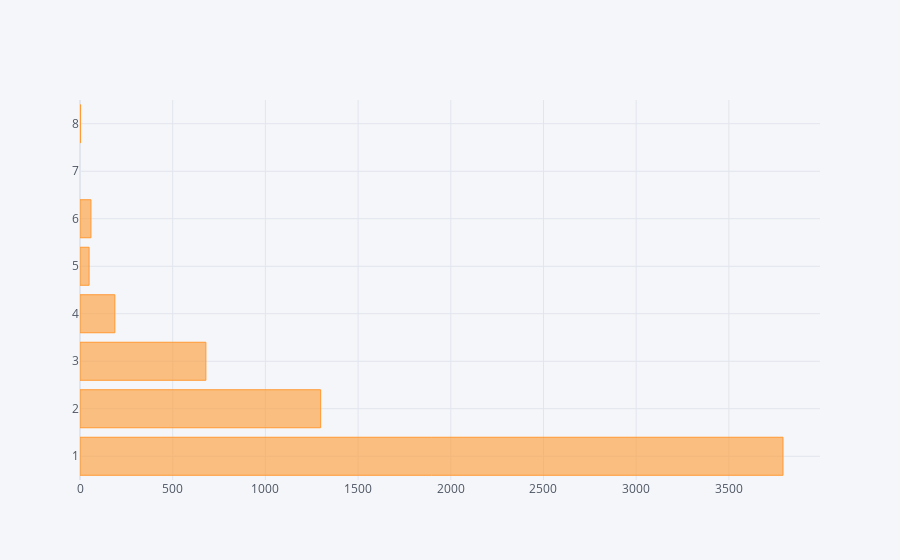

Notebook source saved alongside this figure:
### Code cell
df.Dodrace.value_counts().iplot(kind='barh')

### Figure 1 — Plotly figure (JSON) as saved in the notebook; plotly's stock layout.template omitted (floating-point values rounded to 4 significant figures)
{"data": [{"marker": {"color": "rgba(255, 153, 51, 0.6)", "line": {"color": "rgba(255, 153, 51, 1.0)", "width": 1}}, "name": "Dodrace", "orientation": "h", "text": "", "type": "bar", "x": [3792, 1298, 679, 188, 59, 49, 3], "y": [1, 2, 3, 4, 6, 5, 8]}], "layout": {"legend": {"bgcolor": "#F5F6F9", "font": {"color": "#4D5663"}}, "paper_bgcolor": "#F5F6F9", "plot_bgcolor": "#F5F6F9", "title": {"font": {"color": "#4D5663"}}, "xaxis": {"gridcolor": "#E1E5ED", "showgrid": true, "tickfont": {"color": "#4D5663"}, "title": {"font": {"color": "#4D5663"}, "text": ""}, "zerolinecolor": "#E1E5ED"}, "yaxis": {"gridcolor": "#E1E5ED", "showgrid": true, "tickfont": {"color": "#4D5663"}, "title": {"font": {"color": "#4D5663"}, "text": ""}, "zerolinecolor": "#E1E5ED"}}}
